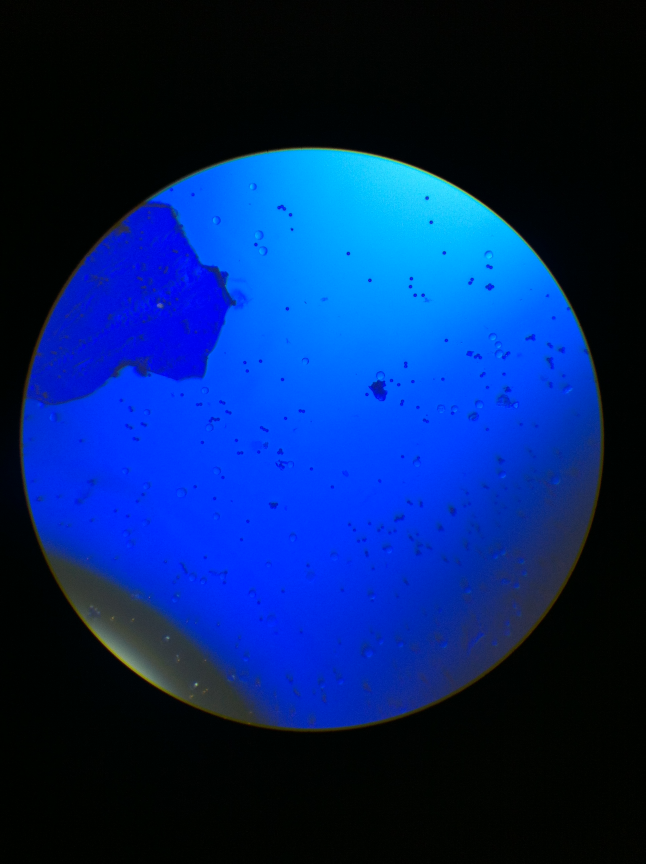
#> input picture raw/IMG_0193.JPG, 1936 x 2592 px (shown at 1/3 size)
$ python -i imh.py   (imports and definitions only)   (Python 2 division)   (older library calls are emulated)
#> lines starting #> are read from the running program, lines starting #| are printed output that depends on the picture; after the words box and inside, x2 and y2 are one past the last pixel; in counts of white or black regions, pixels touching at a corner belong together
#> further down, picture is the input picture: shape (2592, 1936, 3); mean B, G, R 104.5, 36.6, 3.7
#!/usr/bin/python
import cv2
import numpy as np
import time
import math
from collections import Counter

from constants import *

#DEBUG = False
#PREFIXES = ["CellBoundImages/", "WrightStainImages/", "CellScope/" ]
#SUFFIXES = [".jpg", ".png", ".jpeg", ".tif"]


#=================== IMAGE DATA FUNCTIONS ==========================#
"""
functions that pull data from an image without changing the image itself
"""

def resizeImg(img, scale_factor):
    return cv2.resize(img, (int(img.shape[1]*scale_factor),int(img.shape[0]*scale_factor)))

def getROI(image, x1, x2, y1, y2):
    return image[x1:x2, y1:y2]

# [31 lines left out: functions subDivideImage, segmentCellsGray, not called in this run]

def segmentCellsCanny(image, mincellsize=10, lower=130, upper=255):

#> called with mincellsize = 10, lower = 130, upper = 255
    boundingBoxes = []
    gray = cv2.cvtColor(image.copy(), cv2.COLOR_BGR2GRAY)
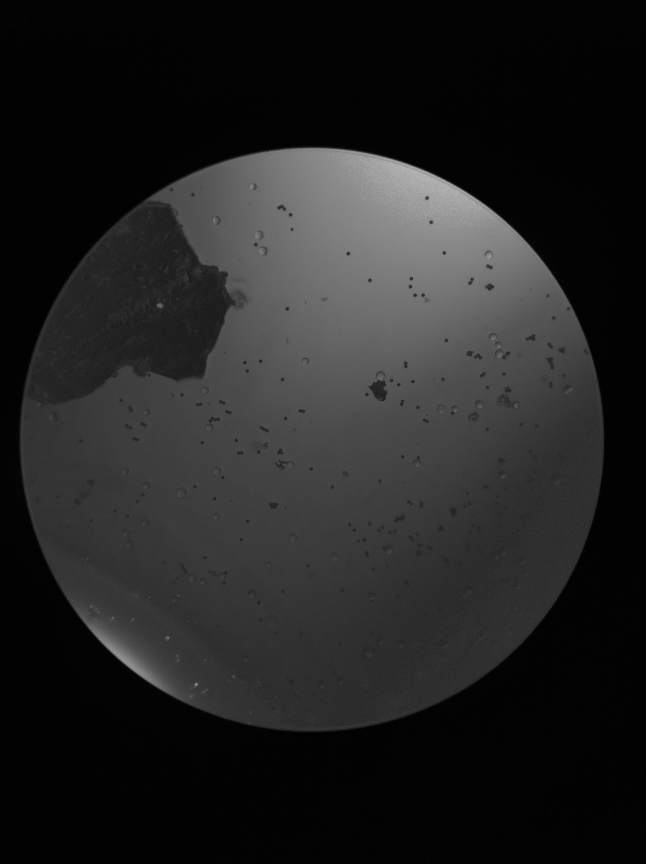
#> gray: shape (2592, 1936) (shown at 1/3 size); min 0, max 193, mean 34.5
    gray = blur(gray, 7)
    gray = erodeAndDilate(gray, 15, 3)
    cv2.imshow("gray", gray)

    canny = cv2.Canny(gray, 5, 50)  # PLAY AROUND WITH THESE VALUES
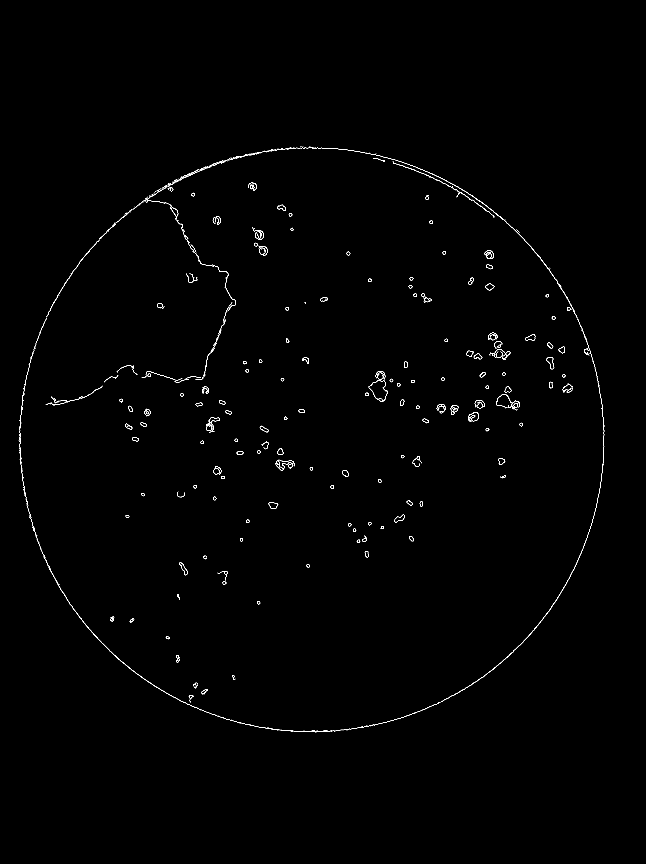
#> canny: shape (2592, 1936) (shown at 1/3 size); 0.39% white in thin lines or dots, all inside (x1, y1, x2, y2) = (56, 438, 1813, 2197)


    # PLAY AROUND WITH THIS STUFF ==================================
    element = cv2.getStructuringElement(cv2.MORPH_ELLIPSE,(4,4))
    canny = cv2.dilate(canny, element)
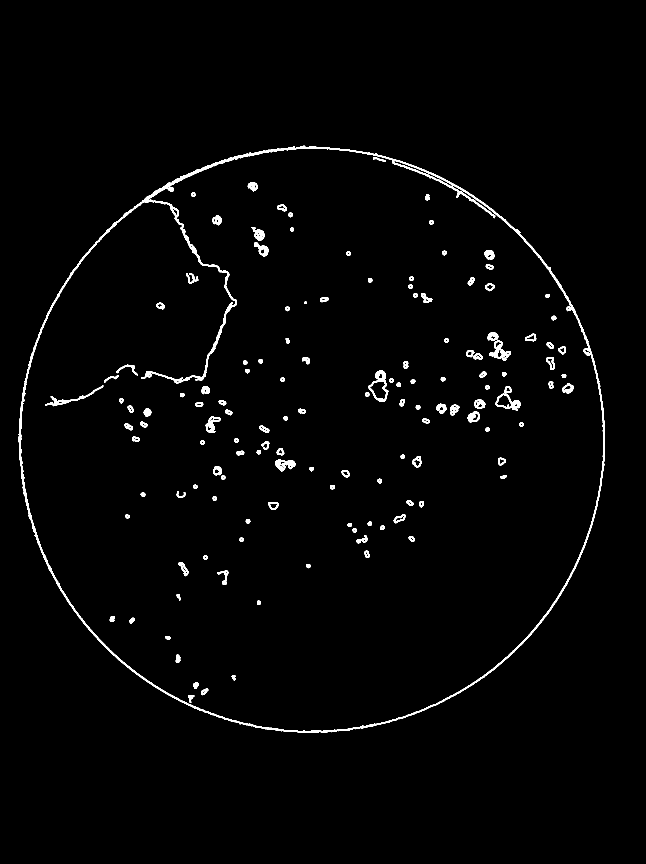
#> canny: shape (2592, 1936) (shown at 1/3 size); 1.5% white; 138 white regions, largest, box (x1, y1, x2, y2) and area: (55, 437, 1815, 2199) 35402, (1177, 484, 1486, 655) 1858, (1105, 1112, 1165, 1206) 1582
    element1 = cv2.getStructuringElement(cv2.MORPH_ELLIPSE,(2,2))
    canny = cv2.erode(canny, element1)
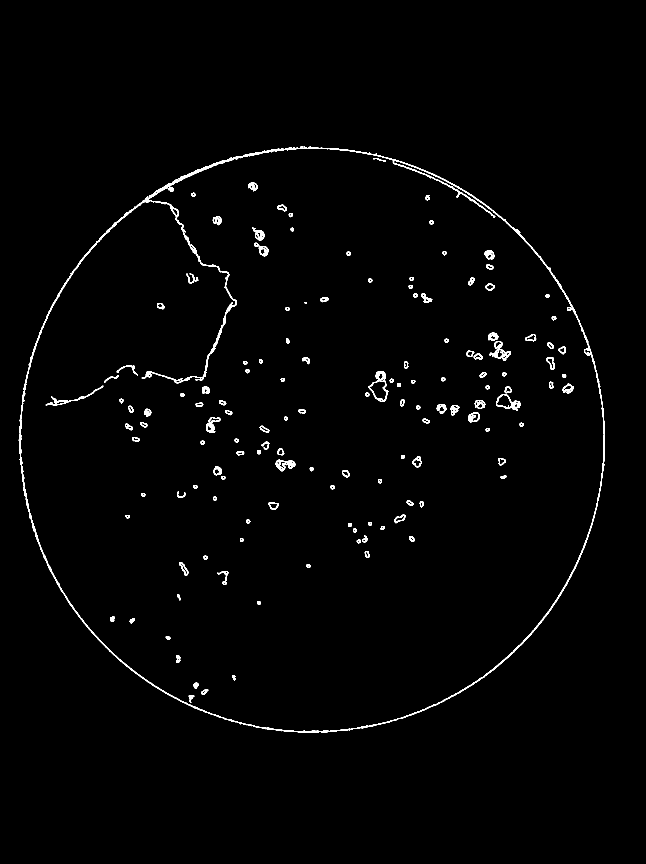
#> canny: shape (2592, 1936) (shown at 1/3 size); 1.2% white; 141 white regions
    # [6 lines of commented-out code are left out]

    cv2.imshow("canny", canny)

    contours, hierarchy = cv2.findContours(canny,cv2.RETR_TREE,cv2.CHAIN_APPROX_SIMPLE)
#> contours = 351 contours, 52 with area under 20; largest, box (x1, y1, x2, y2) and area: (56, 438, 1815, 2199) 2419457, (61, 445, 1813, 2196) 2397594, (1106, 1113, 1165, 1206) 3103, (1488, 1182, 1561, 1233) 2008, (1108, 1142, 1162, 1201) 1834
    #print type(contours)
    for contour in contours:
        contour_area = cv2.contourArea(contour)
        if contour_area > mincellsize:
            boundingBoxes.append(cv2.boundingRect(contour))
#> this loop made 351 passes
#> contour_area on passes 1, 3, 4: 2419457, 27.5, 140.5
#> after the loop, boundingBoxes = 327 items, first 6: (56, 438, 1759, 1761), (445, 1122, 8, 8), (1754, 1048, 19, 14), (1764, 1046, 5, 5), (1703, 923, 8, 7), (582, 750, 5, 6)
    boxImg = drawBoundingBoxes(image, boundingBoxes)
    return boundingBoxes, boxImg, canny


# [126 lines left out: functions segmentBeadsCanny, getHSVValues, calculateHSVBoundsAverage, calculateHSVBoundsMode, getContours, filterBeads, not called in this run]

def distance(coord1, coord2):
    return math.sqrt((coord1[0]-coord2[0])**2 + (coord1[1]-coord2[1])**2)

# [17 lines left out: function filterContoursByArea, not called in this run]

def drawBoundingBoxes(img, boxes):
    for box in boxes:
        x, y, w, h = box
        cv2.rectangle(img,(x,y),(x+w,y+h),(0,255,0),2)
#> this loop made 327 passes
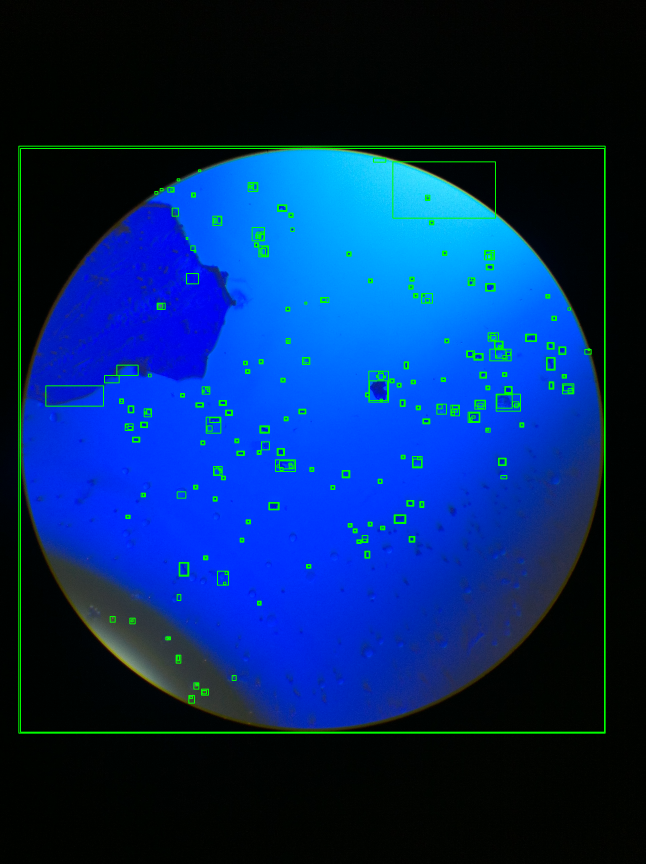
#> img: shape (2592, 1936, 3) (shown at 1/3 size); mean B, G, R 101.9, 40.6, 3.6
    return img

# [169 lines left out: functions drawBoundingBox, getCircles, drawCircles, countByArea, overall, generalProcess, not called in this run]


"""
functions that actually act on the image and change its state
"""
# [7 lines left out: function thresholdHSV, not called in this run]

def blur(img, ksize=15):
    img = cv2.medianBlur(img,ksize)
    return img

def erodeAndDilate(img, iterations=5, ksize=4):
    element = cv2.getStructuringElement(cv2.MORPH_ELLIPSE,(ksize,ksize))
    for i in xrange(iterations):
        img = cv2.erode(img, element)
        img = cv2.dilate(img, element)
    return img

#==================  DIRECTORY HELPER FUNCTIONS   ====================#

"""
functions that act on files and load images, etc
"""

# [21 lines left out: functions loadImage, showImage, not called in this run]

>>> import cv2
>>> picture = cv2.imread('raw/IMG_0193.JPG')
>>> result = segmentCellsCanny(picture)

$ run again, on raw/IMG_0194.JPG
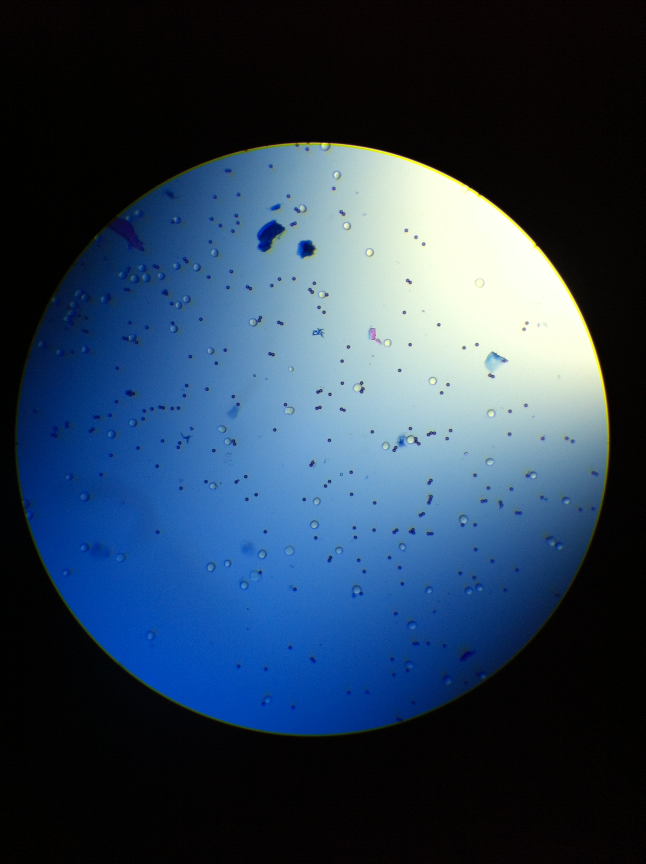
#> input picture raw/IMG_0194.JPG, 1936 x 2592 px (shown at 1/3 size)
#> picture is the input picture: shape (2592, 1936, 3); mean B, G, R 86.1, 64.5, 44.1
#> in segmentCellsCanny, `canny = cv2.erode(canny, element1)`:
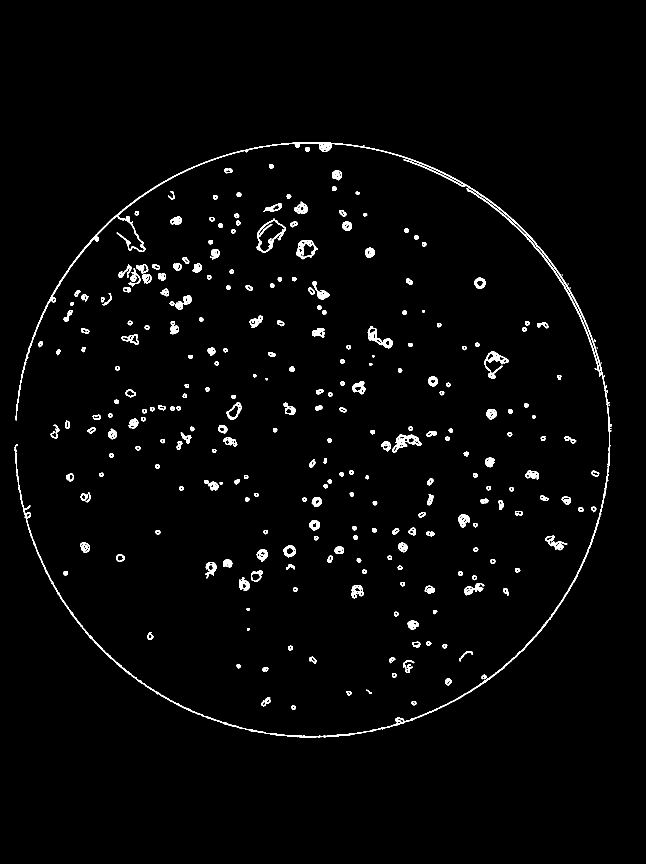
#> canny: shape (2592, 1936) (shown at 1/3 size); 1.9% white; 278 white regions (8 under 20 px)
#> contours = 829 contours, 230 with area under 20; largest, box (x1, y1, x2, y2) and area: (44, 427, 1834, 2212) 18216, (770, 656, 858, 758) 4924, (774, 662, 856, 756) 3538, (889, 720, 953, 778) 2436, (1177, 1304, 1264, 1358) 2126
#> the loop in segmentCellsCanny, `for contour in contours:` made 829 passes
#> contour_area on passes 1 to 3: 118.5, 36.5, 130
#> after the loop in segmentCellsCanny, `for contour in contours:`: boundingBoxes = 703 items, first 6: (875, 2117, 13, 13), (877, 2119, 8, 9), (1235, 2103, 14, 13), (1237, 2105, 10, 8), (784, 2092, 28, 27), (798, 2099, 12, 9)
#> the loop in drawBoundingBoxes, `for box in boxes:` made 703 passes
#> after the loop in drawBoundingBoxes, `for box in boxes:`:
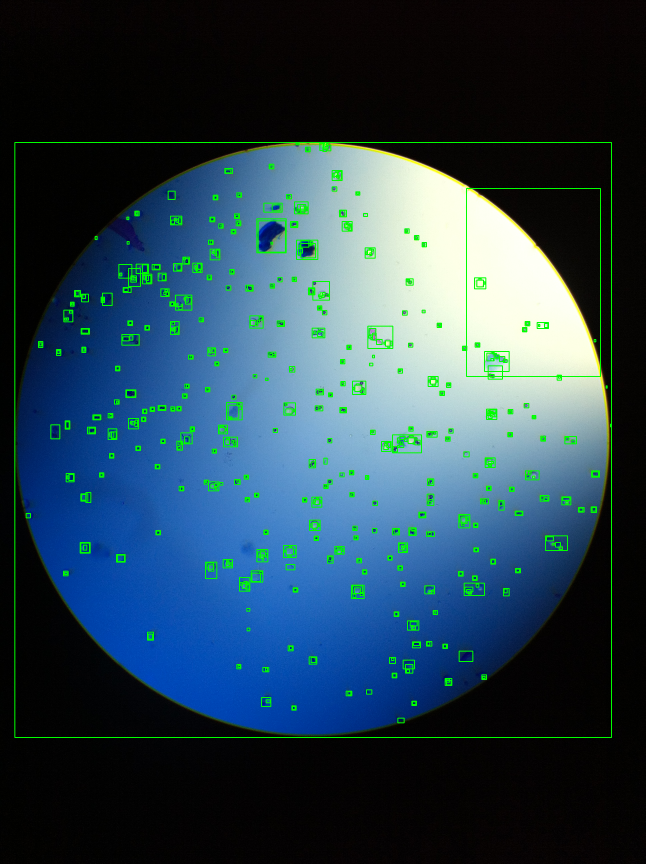
#> img: shape (2592, 1936, 3) (shown at 1/3 size); mean B, G, R 82.6, 68.6, 42.4

$ run again, on raw/IMG_0196.JPG
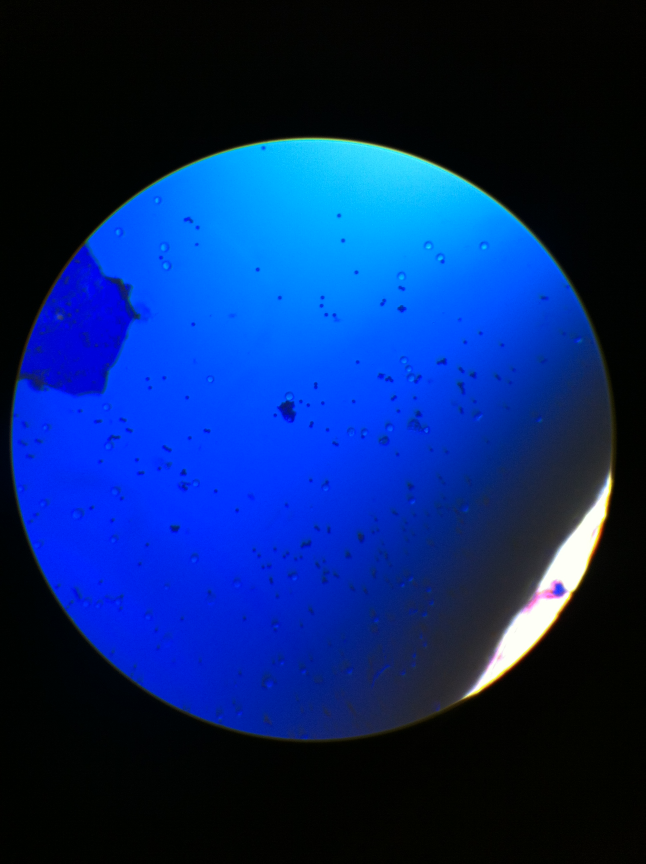
#> input picture raw/IMG_0196.JPG, 1936 x 2592 px (shown at 1/3 size)
#> picture is the input picture: shape (2592, 1936, 3); mean B, G, R 106.3, 38.9, 6.9
#> in segmentCellsCanny, `canny = cv2.erode(canny, element1)`:
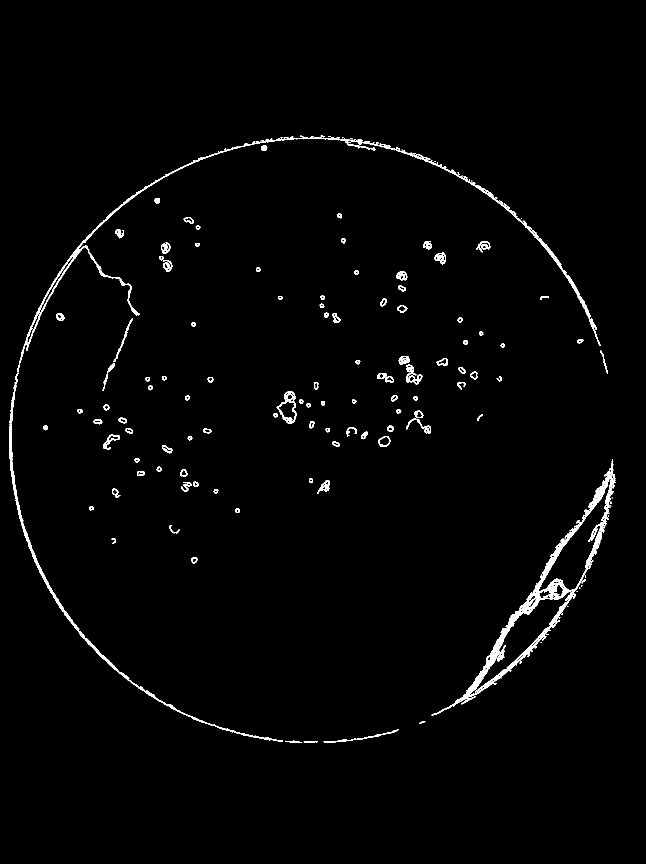
#> canny: shape (2592, 1936) (shown at 1/3 size); 1.5% white; 163 white regions (37 under 20 px)
#> contours = 464 contours, 185 with area under 20; largest, box (x1, y1, x2, y2) and area: (1295, 1378, 1847, 2147) 65608, (1406, 1435, 1834, 2088) 41316, (52, 409, 1802, 1115) 12718, (27, 1118, 849, 2225) 7889, (830, 1174, 891, 1271) 3476
#> the loop in segmentCellsCanny, `for contour in contours:` made 464 passes
#> contour_area on passes 1 to 3: 94, 113, 621
#> after the loop in segmentCellsCanny, `for contour in contours:`: boundingBoxes = 331 items, first 6: (911, 2223, 43, 5), (855, 2222, 50, 7), (971, 2188, 226, 41), (1257, 2164, 19, 8), (1483, 2049, 7, 6), (1559, 1984, 7, 7)
#> the loop in drawBoundingBoxes, `for box in boxes:` made 331 passes
#> after the loop in drawBoundingBoxes, `for box in boxes:`:
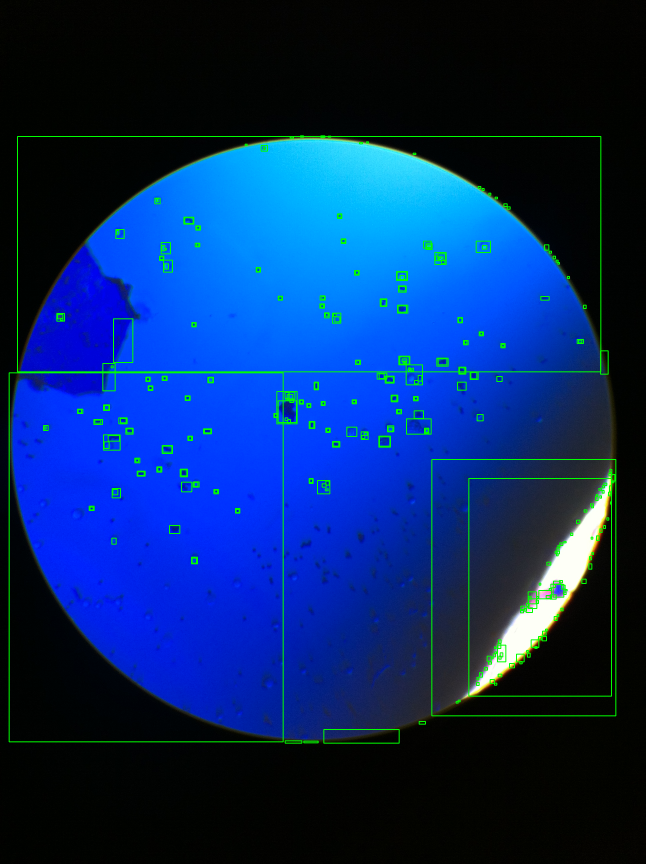
#> img: shape (2592, 1936, 3) (shown at 1/3 size); mean B, G, R 103.6, 42.5, 6.5
